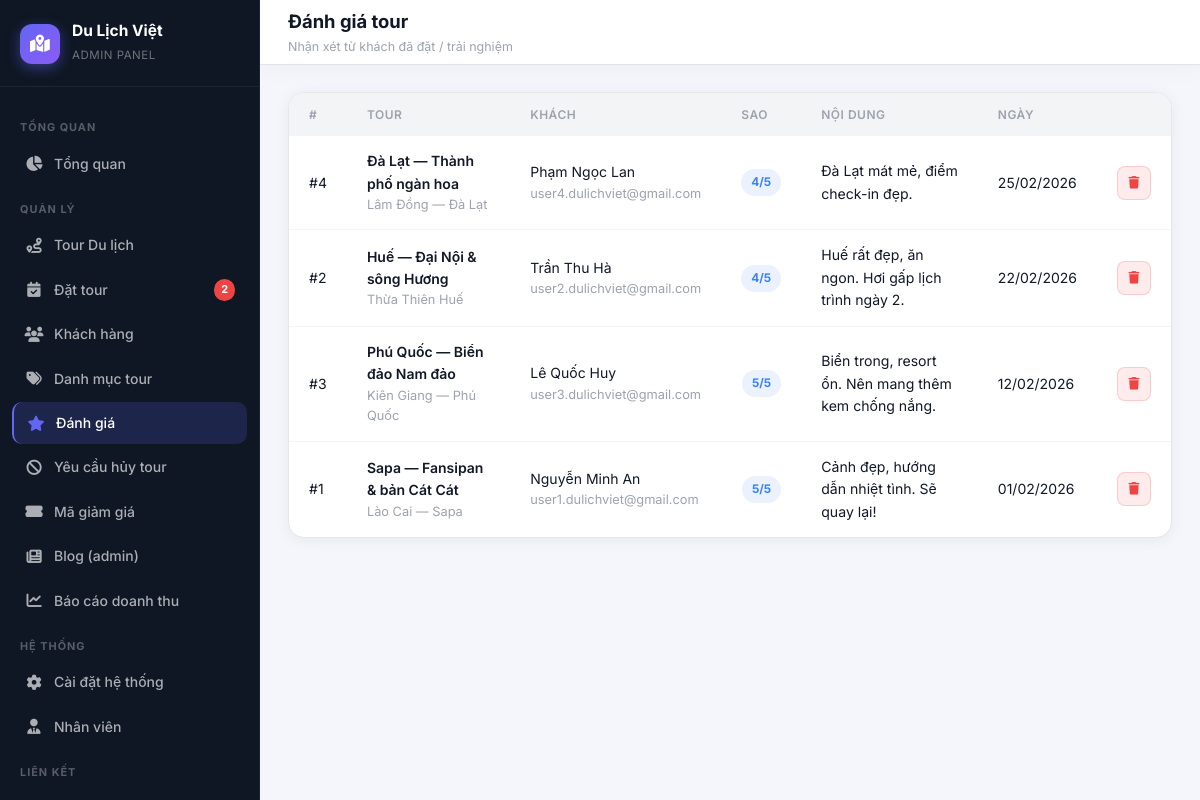
Page /admin/reviews/list.php (signed in) on the committed database.
### tables this page shows
CREATE TABLE `tour_reviews` (
  `id` INT UNSIGNED NOT NULL AUTO_INCREMENT,
  `tour_id` INT UNSIGNED NOT NULL,
  `user_id` INT UNSIGNED NOT NULL,
  `rating` TINYINT UNSIGNED NOT NULL,
  `comment` TEXT NOT NULL,
  `created_at` DATETIME NOT NULL DEFAULT CURRENT_TIMESTAMP,
  `updated_at` DATETIME NULL DEFAULT NULL ON UPDATE CURRENT_TIMESTAMP,
  PRIMARY KEY (`id`),
  UNIQUE KEY `uq_tour_reviews_tour_user` (`tour_id`,`user_id`),
  KEY `idx_tour_reviews_tour` (`tour_id`),
  CONSTRAINT `fk_tour_reviews_tour`
    FOREIGN KEY (`tour_id`) REFERENCES `tours` (`id`)
    ON DELETE CASCADE ON UPDATE CASCADE,
  CONSTRAINT `fk_tour_reviews_user`
    FOREIGN KEY (`user_id`) REFERENCES `users` (`id`)
    ON DELETE CASCADE ON UPDATE CASCADE
);

CREATE TABLE `tours` (
  `id` INT UNSIGNED NOT NULL AUTO_INCREMENT,
  `category_id` INT UNSIGNED NULL DEFAULT NULL,
  `tour_name` VARCHAR(255) NOT NULL,
  `description` TEXT NULL,
  `journey_intro` MEDIUMTEXT NULL DEFAULT NULL,
  `highlights` MEDIUMTEXT NULL DEFAULT NULL,
  `departure_schedule` MEDIUMTEXT NULL DEFAULT NULL,
  `itinerary` MEDIUMTEXT NULL DEFAULT NULL,
  `destination` VARCHAR(255) NOT NULL,
  `duration` VARCHAR(80) NOT NULL DEFAULT '',
  `price` DECIMAL(12,2) NOT NULL DEFAULT 0.00,
  `image_url` VARCHAR(512) NULL DEFAULT NULL,
  `gallery_urls` MEDIUMTEXT NULL DEFAULT NULL,
  `available_slots` INT UNSIGNED NOT NULL DEFAULT 0,
  `status` ENUM('hiện','ẩn') NOT NULL DEFAULT 'hiện',
  `created_at` DATETIME NOT NULL DEFAULT CURRENT_TIMESTAMP,
  `updated_at` DATETIME NULL DEFAULT NULL ON UPDATE CURRENT_TIMESTAMP,
  PRIMARY KEY (`id`),
  KEY `idx_tours_category` (`category_id`),
  KEY `idx_tours_status` (`status`),
  CONSTRAINT `fk_tours_category`
    FOREIGN KEY (`category_id`) REFERENCES `categories` (`id`)
    ON DELETE SET NULL ON UPDATE CASCADE
);

CREATE TABLE `users` (
  `id` INT UNSIGNED NOT NULL AUTO_INCREMENT,
  `full_name` VARCHAR(120) NOT NULL,
  `email` VARCHAR(190) NOT NULL,
  `password` VARCHAR(255) NOT NULL,
  `phone` VARCHAR(20) NOT NULL DEFAULT '',
  `role` ENUM('user','staff','admin') NOT NULL DEFAULT 'user',
  `is_active` TINYINT(1) NOT NULL DEFAULT 1,
  `created_at` DATETIME NOT NULL DEFAULT CURRENT_TIMESTAMP,
  `updated_at` DATETIME NULL DEFAULT NULL ON UPDATE CURRENT_TIMESTAMP,
  PRIMARY KEY (`id`),
  UNIQUE KEY `uq_users_email` (`email`),
  KEY `idx_users_role` (`role`)
);

### admin/reviews/list.php (the view, shortened to what this page needs)
<?php
require_once dirname(__DIR__, 2) . '/includes/db.php';
$rows = [];
try {
    $rows = $pdo->query(
        "SELECT r.id, r.rating, r.comment, r.created_at,
                t.tour_name, t.destination,
                u.full_name, u.email
         FROM tour_reviews r
         JOIN tours t ON t.id = r.tour_id
         JOIN users u ON u.id = r.user_id
         ORDER BY r.created_at DESC"
    )->fetchAll();
} catch (Throwable) {
    $rows = [];
}
function h(mixed $v): string
{
    return htmlspecialchars((string) $v, ENT_QUOTES, 'UTF-8');
}
require dirname(__DIR__, 2) . '/includes/admin_header.php';
?>
<div class="data-card">
  <div style="overflow-x:auto">
    <table class="admin-table">
      <thead>
        <tr>
          <th>#</th>
          <th>Tour</th>
          <th>Khách</th>
          <th class="cell-right">Sao</th>
          <th>Nội dung</th>
          <th>Ngày</th>
          <th class="cell-right"></th>
        </tr>
      </thead>
      <tbody>
        <?php if (empty($rows)): ?>
          <tr><td colspan="7"><div class="empty-state"><i class="fas fa-star"></i><p>Chưa có đánh giá.</p></div></td></tr>
        <?php else: ?>
          <?php foreach ($rows as $r): ?>
            <tr>
              <td>#<?= (int) $r['id'] ?></td>
              <td>
                <div class="cell-bold"><?= h($r['tour_name']) ?></div>
                <div class="cell-muted" style="font-size:0.8rem"><?= h($r['destination']) ?></div>
              </td>
              <td>
                <div><?= h($r['full_name']) ?></div>
                <div class="cell-muted" style="font-size:0.8rem"><?= h($r['email']) ?></div>
              </td>
              <td class="cell-right"><span class="badge badge-info"><?= (int) $r['rating'] ?>/5</span></td>
              <td style="max-width:280px;white-space:pre-wrap;font-size:0.88rem"><?= h($r['comment']) ?></td>
              <td class="cell-muted"><?= date('d/m/Y', strtotime((string) $r['created_at'])) ?></td>
              <td class="cell-right">
                <form method="post" style="margin:0" onsubmit="return confirm('Xóa đánh giá này?')">
                  <button type="submit" class="btn btn-danger-ghost btn-sm btn-icon"><i class="fas fa-trash"></i></button>
                </form>
              </td>
            </tr>
          <?php endforeach; ?>
        <?php endif; ?>
      </tbody>
    </table>
  </div>
</div>
<?php require dirname(__DIR__, 2) . '/includes/admin_footer.php'; ?>

### assets/css/admin.css (style rules this page uses)
:root { --sidebar-width: 260px; --sidebar-bg: #0f1724; --sidebar-border: rgba(255,255,255,0.06); --sidebar-text: rgba(255,255,255,0.65); --sidebar-text-active: #ffffff; --sidebar-active-bg: rgba(99,102,241,0.18); --sidebar-active-border: #6366f1; --topbar-height: 64px; --topbar-bg: #ffffff; --topbar-shadow: 0 1px 0 rgba(0,0,0,0.06), 0 4px 24px rgba(0,0,0,0.04); --page-bg: #f4f6fb; --card-bg: #ffffff; --card-radius: 16px; --card-shadow: 0 2px 16px rgba(0,0,0,0.06); --card-shadow-hover: 0 8px 32px rgba(0,0,0,0.12); --primary: #6366f1; --primary-dark: #4f46e5; --primary-light: rgba(99,102,241,0.1); --success: #10b981; --success-light: rgba(16,185,129,0.1); --warning: #f59e0b; --warning-light: rgba(245,158,11,0.1); --danger: #ef4444; --danger-light: rgba(239,68,68,0.1); --info: #3b82f6; --info-light: rgba(59,130,246,0.1); --text-primary: #111827; --text-secondary: #6b7280; --text-muted: #9ca3af; --border: #e5e7eb; --border-light: #f3f4f6; --transition: 0.2s cubic-bezier(0.4,0,0.2,1); }
* { margin: 0; padding: 0; box-sizing: border-box; }
html, body { font-family: 'Inter', -apple-system, BlinkMacSystemFont, 'Segoe UI', sans-serif; background: var(--page-bg); color: var(--text-primary); line-height: 1.6; min-height: 100vh; }
.data-card { background: var(--card-bg); border-radius: var(--card-radius); box-shadow: var(--card-shadow); border: 1px solid var(--border); overflow: hidden; margin-bottom: 24px; }
.admin-table { width: 100%; border-collapse: collapse; }
.admin-table thead th { background: var(--border-light); padding: 12px 20px; text-align: left; font-size: 0.75rem; font-weight: 600; color: var(--text-muted); text-transform: uppercase; letter-spacing: 0.5px; white-space: nowrap; }
.admin-table tbody td { padding: 14px 20px; font-size: 0.875rem; color: var(--text-primary); border-bottom: 1px solid var(--border-light); vertical-align: middle; }
.admin-table tbody tr:last-child td { border-bottom: none; }
.cell-bold { font-weight: 600; }
.cell-muted { color: var(--text-muted); font-size: 0.8rem; }
.cell-right { text-align: right; }
.badge { display: inline-flex; align-items: center; gap: 5px; padding: 4px 10px; border-radius: 999px; font-size: 0.74rem; font-weight: 700; white-space: nowrap; }
.badge-info { background: var(--info-light); color: var(--info); }
.btn { display: inline-flex; align-items: center; gap: 6px; padding: 8px 15px; border-radius: 9px; font-size: 0.82rem; font-weight: 600; cursor: pointer; border: none; text-decoration: none; transition: all var(--transition); white-space: nowrap; }
.btn-danger-ghost { background: var(--danger-light); color: var(--danger); border: 1px solid rgba(239,68,68,0.2); }
.btn-sm { padding: 5px 11px; font-size: 0.78rem; border-radius: 7px; gap: 4px; }
.btn-icon { width: 34px; height: 34px; padding: 0; border-radius: 8px; justify-content: center; }

### rows in the picture
tour_reviews: id "4", tour.tour_name "Đà Lạt — Thành phố ngàn hoa", tour.destination "Lâm Đồng — Đà Lạt", user.full_name "Phạm Ngọc Lan", user.email "user4.dulichviet@gmail.com", rating "4", comment "Đà Lạt mát mẻ, điểm check-in đẹp.", created_at "25/02/2026"
tour_reviews: id "2", tour.tour_name "Huế — Đại Nội & sông Hương", tour.destination "Thừa Thiên Huế", user.full_name "Trần Thu Hà", user.email "user2.dulichviet@gmail.com", rating "4", comment "Huế rất đẹp, ăn ngon. Hơi gấp lịch trình ngày 2.", created_at "22/02/2026"
tour_reviews: id "3", tour.tour_name "Phú Quốc — Biển đảo Nam đảo", tour.destination "Kiên Giang — Phú Quốc", user.full_name "Lê Quốc Huy", user.email "user3.dulichviet@gmail.com", rating "5", comment "Biển trong, resort ổn. Nên mang thêm kem chống nắng.", created_at "12/02/2026"
tour_reviews: id "1", tour.tour_name "Sapa — Fansipan & bản Cát Cát", tour.destination "Lào Cai — Sapa", user.full_name "Nguyễn Minh An", user.email "user1.dulichviet@gmail.com", rating "5", comment "Cảnh đẹp, hướng dẫn nhiệt tình. Sẽ quay lại!", created_at "01/02/2026"

### other values in the picture
$pendingCount "2"
adminH($pageTitle) "Đánh giá tour"
adminH($pageSubtitle) "Nhận xét từ khách đã đặt / trải nghiệm"
